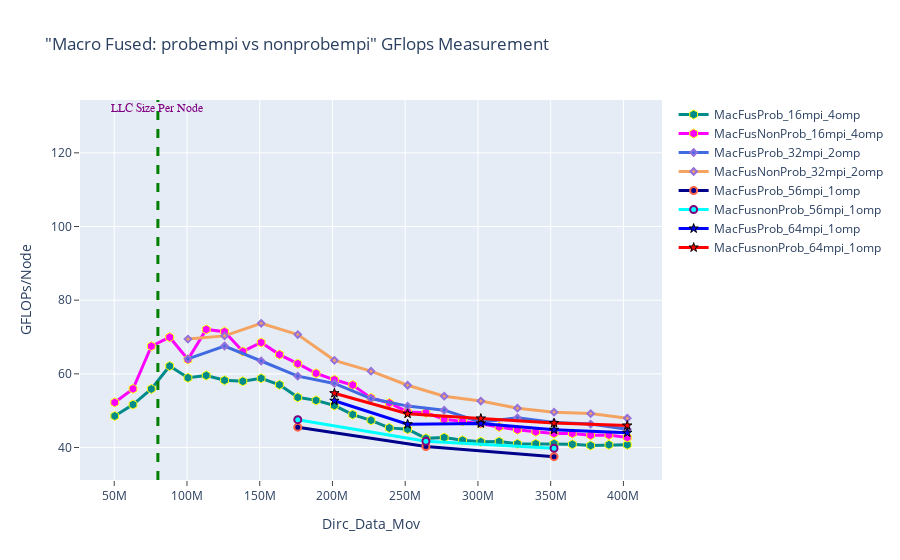

Notebook code cell kept with this figure:
### Markdown cell above
## GFLOPS - macro fused: probempi vs nonprobempi

### Code cell
fig = go.Figure() 

# 1----
fig.add_trace(go.Scatter(x=(dfMacFusProb_16mpi_4omp.Dirc_Data_Mov*(dfMacFusProb_16mpi_4omp.MPI_size/2)), 
                         y=(dfMacFusProb_16mpi_4omp.GFLOPS*(dfMacFusProb_16mpi_4omp.MPI_size/2)), 
                         mode='lines+markers', 
                         name='MacFusProb_16mpi_4omp',
                         line=dict(color='darkcyan',width=3),
                         marker=dict(symbol='hexagon',size=9, line=dict(color='yellow',width=1))))

fig.add_trace(go.Scatter(x=(dfMacFusNonProb_16mpi_4omp.Dirc_Data_Mov*(dfMacFusNonProb_16mpi_4omp.MPI_size/2)), 
                         y=(dfMacFusNonProb_16mpi_4omp.GFLOPS*(dfMacFusNonProb_16mpi_4omp.MPI_size/2)), 
                         mode='lines+markers', 
                         name='MacFusNonProb_16mpi_4omp',
                         line=dict(color='magenta',width=3),
                         marker=dict(symbol='hexagon',size=9, line=dict(color='yellow',width=1))))


# 2----
fig.add_trace(go.Scatter(x=(dfMacFusProb_32mpi_2omp.Dirc_Data_Mov*(dfMacFusProb_32mpi_2omp.MPI_size/2)), 
                         y=(dfMacFusProb_32mpi_2omp.GFLOPS*(dfMacFusProb_32mpi_2omp.MPI_size/2)), 
                         mode='lines+markers', 
                         name='MacFusProb_32mpi_2omp',
                         line=dict(color='royalblue',width=3),
                         marker=dict(symbol='diamond',size=5,line=dict(color='MediumPurple',width=2))))

fig.add_trace(go.Scatter(x=(dfMacFusNonProb_32mpi_2omp.Dirc_Data_Mov*(dfMacFusNonProb_32mpi_2omp.MPI_size/2)), 
                         y=(dfMacFusNonProb_32mpi_2omp.GFLOPS*(dfMacFusNonProb_32mpi_2omp.MPI_size/2)), 
                         mode='lines+markers', 
                         name='MacFusNonProb_32mpi_2omp',
                         line=dict(color='sandybrown',width=3),
                         marker=dict(symbol='diamond',size=5,line=dict(color='MediumPurple',width=2))))


# 3----
fig.add_trace(go.Scatter(x=(dfMacFusProb_56mpi_1omp.Dirc_Data_Mov*(dfMacFusProb_56mpi_1omp.MPI_size/2)), 
                         y=(dfMacFusProb_56mpi_1omp.GFLOPS*(dfMacFusProb_56mpi_1omp.MPI_size/2)), 
                         mode='lines+markers', 
                         name='MacFusProb_56mpi_1omp',
                         line=dict(color='darkblue',width=3),
                         marker=dict(symbol='circle',size=7, line=dict(color='tomato',width=2))))

fig.add_trace(go.Scatter(x=(dfMacFusnonProb_56mpi_1omp.Dirc_Data_Mov*(dfMacFusnonProb_56mpi_1omp.MPI_size/2)), 
                         y=(dfMacFusnonProb_56mpi_1omp.GFLOPS*(dfMacFusnonProb_56mpi_1omp.MPI_size/2)), 
                         mode='lines+markers', 
                         name='MacFusnonProb_56mpi_1omp',
                         line=dict(color='cyan',width=3),
                         marker=dict(symbol='circle',size=7,line=dict(color='Purple',width=2))))



# 4----
fig.add_trace(go.Scatter(x=(dfMacFusProb_64mpi_1omp.Dirc_Data_Mov*(dfMacFusProb_64mpi_1omp.MPI_size/2)), 
                         y=(dfMacFusProb_64mpi_1omp.GFLOPS*(dfMacFusProb_64mpi_1omp.MPI_size/2)), 
                         mode='lines+markers', 
                         name='MacFusProb_64mpi_1omp',
                         line=dict(color='blue',width=3),
                         marker=dict(symbol='star',size=7, line=dict(color='black',width=1))))

fig.add_trace(go.Scatter(x=(dfMacFusnonProb_64mpi_1omp.Dirc_Data_Mov*(dfMacFusnonProb_64mpi_1omp.MPI_size/2)), 
                         y=(dfMacFusnonProb_64mpi_1omp.GFLOPS*(dfMacFusnonProb_64mpi_1omp.MPI_size/2)), 
                         mode='lines+markers', 
                         name='MacFusnonProb_64mpi_1omp',
                         line=dict(color='red',width=3),
                         marker=dict(symbol='star',size=7, line=dict(color='black',width=1))))



# Adding a vertical line
fig.add_vline(x=80e6, line_width=3, line_dash="dash", line_color="green")
# fig.add_hline(y=1024, line_width=3, line_dash="dash", line_color="red")

# Add annotation
fig.add_annotation(
    x='80e6'
    , y=130
    , text=f'LLC Size Per Node'
    , yanchor='bottom'
    , showarrow=False
    , arrowhead=1
    , arrowsize=1
    , arrowwidth=2
    , arrowcolor="#636363"
    , ax=-20
    , ay=-30
    , font=dict(size=12, color="purple", family="Sans Serif")
    , align="left"
    ,)

fig.update_layout(title='"Macro Fused: probempi vs nonprobempi" GFlops Measurement',
                  xaxis_title='Dirc_Data_Mov', yaxis_title='GFLOPs/Node', 
                  xaxis=dict(ticks="outside"),  
                  yaxis=dict(ticks="outside"))

### Figure 1 — Plotly figure (JSON) as saved in the notebook; plotly's stock layout.template omitted (floating-point values rounded to 4 significant figures)
{"data": [{"line": {"color": "darkcyan", "width": 3}, "marker": {"line": {"color": "yellow", "width": 1}, "size": 9, "symbol": "hexagon"}, "mode": "lines+markers", "name": "MacFusProb_16mpi_4omp", "type": "scatter", "x": [50331648, 62914560, 75497472, 88080384, 100663296, 113246208, 125829120, 138412032, 150994944, 163577856, 176160768, 188743680, 201326592, 213909504, 226492416, 239075328, 251658240, 264241152, 276824064, 289406976, 301989888, 314572800, 327155712, 339738624, 352321536, 364904448, 377487360, 390070272, 402653184], "y": [48.55, 51.66, 55.89, 62.11, 58.93, 59.56, 58.25, 57.98, 58.79, 57.04, 53.62, 52.8, 51.4, 48.95, 47.38, 45.33, 44.96, 42.49, 42.71, 41.95, 41.58, 41.63, 41.03, 41.01, 41.08, 40.87, 40.54, 40.74, 40.75]}, {"line": {"color": "magenta", "width": 3}, "marker": {"line": {"color": "yellow", "width": 1}, "size": 9, "symbol": "hexagon"}, "mode": "lines+markers", "name": "MacFusNonProb_16mpi_4omp", "type": "scatter", "x": [50331648, 62914560, 75497472, 88080384, 100663296, 113246208, 125829120, 138412032, 150994944, 163577856, 176160768, 188743680, 201326592, 213909504, 226492416, 239075328, 251658240, 264241152, 276824064, 289406976, 301989888, 314572800, 327155712, 339738624, 352321536, 364904448, 377487360, 390070272, 402653184], "y": [52.23, 55.93, 67.5, 69.95, 63.89, 72.06, 71.45, 66.08, 68.52, 65.23, 62.76, 60.15, 58.39, 56.97, 53.47, 52.1, 49.66, 49.45, 47.67, 47.12, 46.47, 45.6, 44.82, 44.27, 43.83, 43.82, 43.33, 43.39, 42.73]}, {"line": {"color": "royalblue", "width": 3}, "marker": {"line": {"color": "MediumPurple", "width": 2}, "size": 5, "symbol": "diamond"}, "mode": "lines+markers", "name": "MacFusProb_32mpi_2omp", "type": "scatter", "x": [100663296, 125829120, 150994944, 176160768, 201326592, 226492416, 251658240, 276824064, 301989888, 327155712, 352321536, 377487360, 402653184], "y": [64.07, 67.56, 63.49, 59.37, 57.4, 53.28, 51.25, 50.15, 46.87, 48.06, 46.77, 46.37, 44.94]}, {"line": {"color": "sandybrown", "width": 3}, "marker": {"line": {"color": "MediumPurple", "width": 2}, "size": 5, "symbol": "diamond"}, "mode": "lines+markers", "name": "MacFusNonProb_32mpi_2omp", "type": "scatter", "x": [100663296, 125829120, 150994944, 176160768, 201326592, 226492416, 251658240, 276824064, 301989888, 327155712, 352321536, 377487360, 402653184], "y": [69.43, 70.31, 73.72, 70.66, 63.67, 60.72, 56.9, 53.93, 52.61, 50.68, 49.59, 49.22, 47.96]}, {"line": {"color": "darkblue", "width": 3}, "marker": {"line": {"color": "tomato", "width": 2}, "size": 7, "symbol": "circle"}, "mode": "lines+markers", "name": "MacFusProb_56mpi_1omp", "type": "scatter", "x": [176160768, 264241152, 352321536], "y": [45.52, 40.29, 37.53]}, {"line": {"color": "cyan", "width": 3}, "marker": {"line": {"color": "Purple", "width": 2}, "size": 7, "symbol": "circle"}, "mode": "lines+markers", "name": "MacFusnonProb_56mpi_1omp", "type": "scatter", "x": [176160768, 264241152, 352321536], "y": [47.56, 41.69, 39.81]}, {"line": {"color": "blue", "width": 3}, "marker": {"line": {"color": "black", "width": 1}, "size": 7, "symbol": "star"}, "mode": "lines+markers", "name": "MacFusProb_64mpi_1omp", "type": "scatter", "x": [201326592, 251658240, 301989888, 352321536, 402653184], "y": [52.7, 46.32, 46.52, 44.82, 44.02]}, {"line": {"color": "red", "width": 3}, "marker": {"line": {"color": "black", "width": 1}, "size": 7, "symbol": "star"}, "mode": "lines+markers", "name": "MacFusnonProb_64mpi_1omp", "type": "scatter", "x": [201326592, 251658240, 301989888, 352321536, 402653184], "y": [54.75, 49.16, 47.89, 46.63, 45.98]}], "layout": {"annotations": [{"align": "left", "arrowcolor": "#636363", "arrowhead": 1, "arrowsize": 1, "arrowwidth": 2, "ax": -20, "ay": -30, "font": {"color": "purple", "family": "Sans Serif", "size": 12}, "showarrow": false, "text": "LLC Size Per Node", "x": "80e6", "y": 130, "yanchor": "bottom"}], "shapes": [{"line": {"color": "green", "dash": "dash", "width": 3}, "type": "line", "x0": 80000000, "x1": 80000000, "xref": "x", "y0": 0, "y1": 1, "yref": "y domain"}], "title": {"text": "\"Macro Fused: probempi vs nonprobempi\" GFlops Measurement"}, "xaxis": {"ticks": "outside", "title": {"text": "Dirc_Data_Mov"}}, "yaxis": {"ticks": "outside", "title": {"text": "GFLOPs/Node"}}}}
